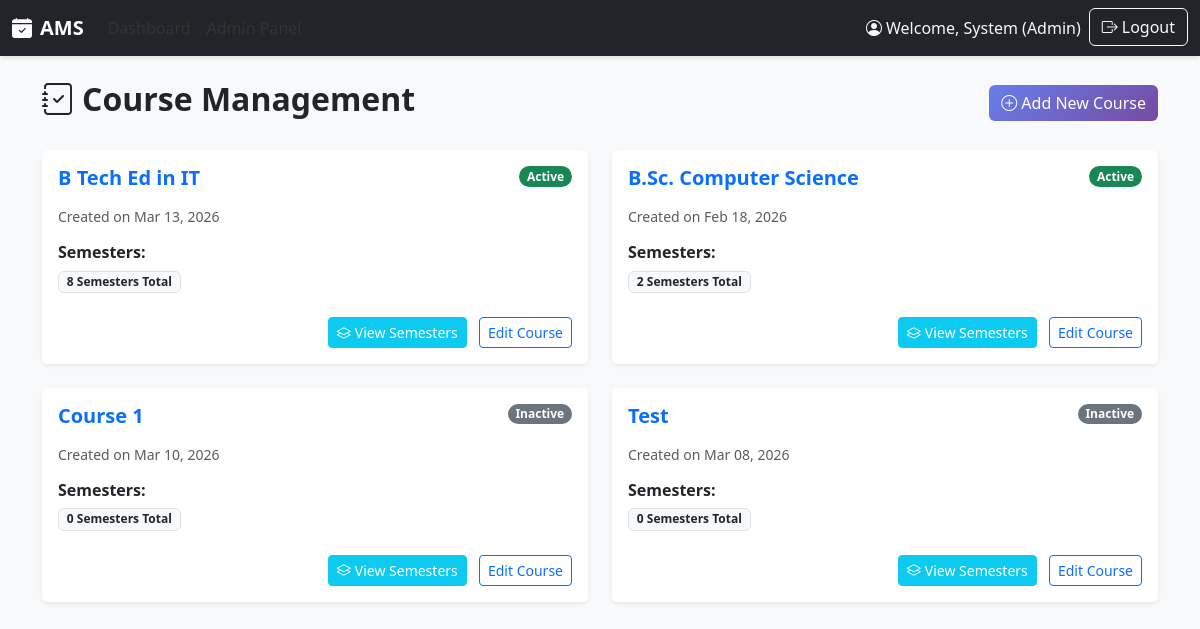
The app's page /accounts/admin/courses/ (signed in), older data.
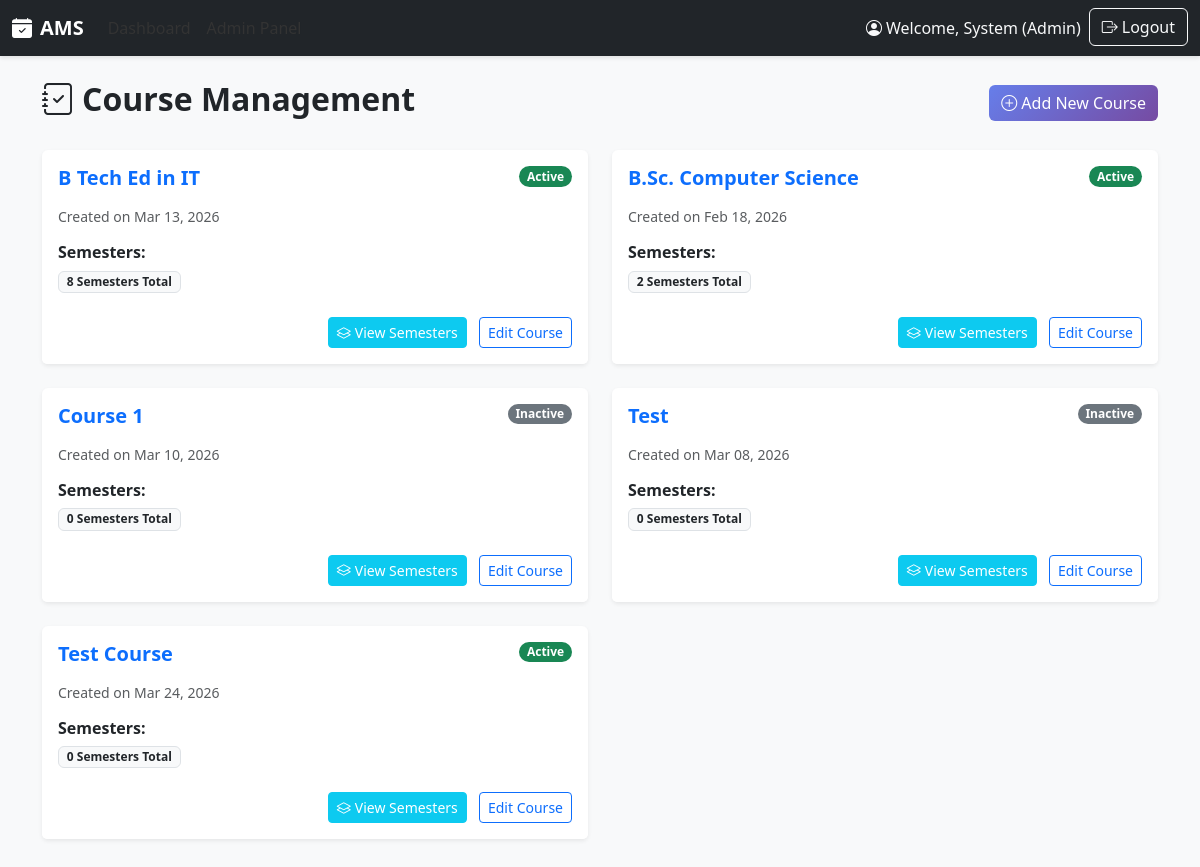
The same page, newer data.
### core/models.py (models this page shows, shortened)
class Course(models.Model):
    STATUS_CHOICES = [
        ('active', 'Active'),
        ('inactive', 'Inactive'),
    ]
    id = models.UUIDField(primary_key=True, default=uuid.uuid4, editable=False)
    course_name = models.CharField(max_length=200)
    status = models.CharField(max_length=20, choices=STATUS_CHOICES, default='active')
    created_at = models.DateTimeField(auto_now_add=True)
    updated_at = models.DateTimeField(auto_now=True)
    class Meta:
        db_table = 'course'
        ordering = ['course_name']

### accounts/views.py (the view)
# urls.py: path('admin/courses/', views.course_list, name='course_list'),
@login_required
@user_passes_test(role_check('admin'), login_url='login')
def course_list(request):
    courses = Course.objects.all().prefetch_related('semesters')
    context = {
        'courses': courses,
        'page_title': 'Course Management'
    }
    return render(request, 'admin/course_list.html', context)

### accounts/views.py (called while the page is built)
def role_check(role):
    def check(user):
        return user.is_authenticated and (user.role == role or user.is_superuser)
    return check

### templates/admin/course_list.html (shortened to what this page needs)
{% extends 'base.html' %}
{% block content %}
<div class="d-flex justify-content-between align-items-center mb-4">
    <h2 class="fw-bold"><i class="bi bi-journal-check me-2"></i>{{ page_title }}</h2>
    <a href="{% url 'course_create' %}" class="btn btn-primary">
        <i class="bi bi-plus-circle me-1"></i>Add New Course
    </a>
</div>
<div class="row">
    {% for course in courses %}
    <div class="col-md-6 mb-4">
        <div class="card shadow-sm border-0 h-100">
            <div class="card-body">
                <div class="d-flex justify-content-between align-items-start mb-3">
                    <h5 class="fw-bold text-primary mb-0">{{ course.course_name }}</h5>
                    <span
                        class="badge {% if course.status == 'active' %}bg-success{% else %}bg-secondary{% endif %} rounded-pill">
                        {{ course.status|title }}
                    </span>
                </div>
                <p class="text-muted small mb-3">Created on {{ course.created_at|date:"M d, Y" }}</p>
                <h6 class="fw-bold mb-2">Semesters:</h6>
                <div class="d-flex flex-wrap gap-2">
                    <span class="badge bg-light text-dark border">{{ course.semesters.count }} Semesters Total</span>
                </div>
            </div>
            <div class="card-footer bg-white border-0 text-end pb-3">
                <a href="{% url 'course_semesters' course.id %}" class="btn btn-sm btn-info me-2 text-white">
                    <i class="bi bi-layers me-1"></i>View Semesters
                </a>
                <a href="{% url 'course_edit' course.id %}" class="btn btn-sm btn-outline-primary">Edit Course</a>
            </div>
        </div>
    </div>
    {% empty %}
    <div class="col-12 text-center py-5">
        <p class="text-muted">No courses found.</p>
    </div>
    {% endfor %}
</div>
{% endblock %}

Row changes from the older to the newer data that the page shows:
added Course: course_name "Test Course", status "Active", created_at "Mar 24, 2026", semesters.count "0"
